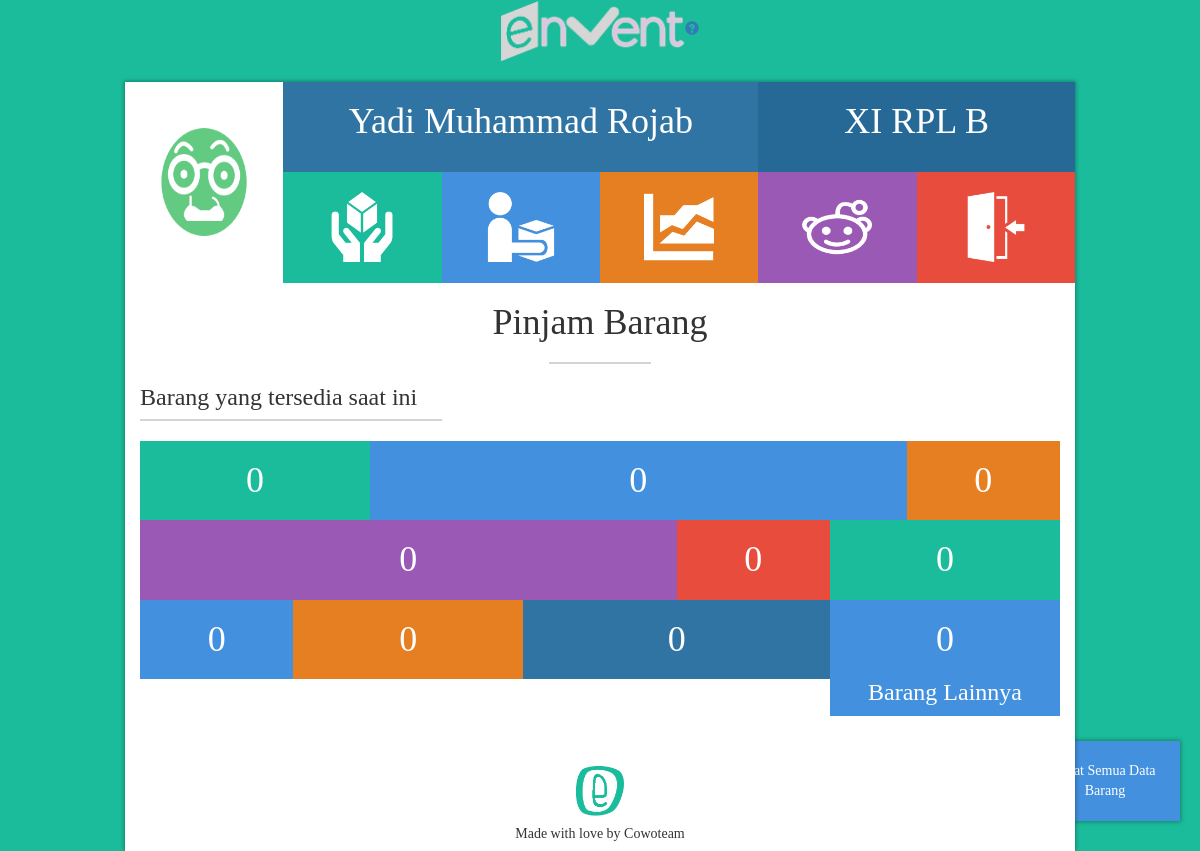
The app's page /page/welcome/pinjam.php (signed in) with its own data.
### tables this page shows
CREATE TABLE IF NOT EXISTS `user` (
  `USER_ID` int(11) NOT NULL AUTO_INCREMENT,
  `USERNAME` varchar(100) NOT NULL,
  `PASSWORD` varchar(100) NOT NULL,
  `TIPE` varchar(100) DEFAULT NULL,
  `NAMA` varchar(50) DEFAULT NULL,
  `KELAS` varchar(20) NOT NULL,
  `JENIS_KELAMIN` varchar(15) DEFAULT NULL,
  `NIS` int(11) NOT NULL,
  `ALAMAT` varchar(200) NOT NULL,
  `BANYAK_MEMINJAM` int(11) DEFAULT NULL,
  `FOTO` varchar(500) DEFAULT NULL,
  `BACKGROUND` varchar(500) DEFAULT NULL,
  PRIMARY KEY (`USER_ID`),
  UNIQUE KEY `NIS` (`NIS`)
);

### system/function.php (the view, shortened to what this page needs)
<?php
function jumlah_lain(){
	$sql_lebih = mysql_query("SELECT SUM(jumlah) AS total_item FROM barang WHERE JENIS_BARANG_ID > 9 ");
		$hasil_hitung = mysql_fetch_array($sql_lebih);
		$output = number_format($hasil_hitung['total_item']);
		echo $output;
}
function tampilnama() {
	$username = $_SESSION['USERNAME'];
	$nama=mysql_query("select * from user where USERNAME='$username'") or die(mysql_error());
	$tnama=mysql_fetch_array($nama);
	echo $tnama['NAMA'];
}
function tampilkelas() {
	$username = $_SESSION['USERNAME'];
	$kelas=mysql_query("select * from user where USERNAME='$username'") or die(mysql_error());
	$tkelas=mysql_fetch_array($kelas);
	echo $tkelas['KELAS'];
}
function tampilbackground() {
	$username = $_SESSION['USERNAME'];
	$background=mysql_query("select * from user where USERNAME='$username'") or die(mysql_error());
	$tbackground=mysql_fetch_array($background);
	echo $tbackground['BACKGROUND'];
}
function foto() {
	$username = $_SESSION['USERNAME'];
	$foto=mysql_query("select * from user where USERNAME='$username'") or die(mysql_error());
	$tfoto=mysql_fetch_array($foto);
	echo $tfoto['FOTO'];
}
function jumlah($number) {
	$sql = mysql_query("SELECT SUM(jumlah) AS total_barang FROM barang WHERE JENIS_BARANG_ID = '".$number."' ");
	$hasil = mysql_fetch_array($sql);
	$output = number_format($hasil['total_barang']);
	echo $output;
}
function nama_brg($number) {
    $sql = mysql_query("SELECT JENIS_BARANG FROM jenis_barang WHERE JENIS_BARANG_ID='".$number."' ");
    $tampil = mysql_fetch_array($sql);
    echo $tampil['JENIS_BARANG'];
}
?>

### page/welcome/pinjam.php (shortened to what this page needs)
<?php
include('../../system/function.php');
?>
<html>
<head>
	<link rel="stylesheet" href="../../css/bootstrap.min.css">
	<link rel="stylesheet" href="../../css/bootstrap-theme.min.css">
	<link rel="stylesheet" type="text/css" href="../../css/tambahan.css">
</head>
<body style='background:<?php tampilbackground(); ?>;'>
<a href="#semua" id="login_pop"><div style='box-shadow: 0 0 4px 1px rgba(0, 0, 0, 0.3);display:inline-block;width:150px;color:white;padding:20px;height:auto;position:fixed;background:#4390DF;bottom:30px;right:20px;'>
    <center>Lihat Semua Data Barang</center>
</div>
</a>
<div class="navbar">
      <center><img src='../../img/logo.png' height='60px'><a href="#help" id="login_pop"><span class='glyphicon glyphicon-question-sign'></span></a></center>
</div>
<div class='container'>
	<div class='col-md-10 col-md-offset-1' style='padding:0;background:white;box-shadow: 0 0 4px 1px rgba(0, 0, 0, 0.3);'>
		<div class='col-md-2' style='padding:0;'><img src="../profil/img/<?php foto(); ?>" height='200' width='158'></div>
		<div class='col-md-6' style='background:#2F74A3;'><h1 style='color:white;text-transform:capitalize;'><center><?php tampilnama();?></h1></center><br></div>
		<div class='col-md-4' style='background:#266997;'><h1 style="color:white;"><center><?php tampilkelas();?></center></h1><br></div>
		<a href="pinjam.php"><div class='col-md-2' style='padding:0;'>
			<div class='pinjam'>
			</div>
		</div>
		</a>
		<a href="kembali.php"><div class='col-md-2' style='padding:0;'>
				<div class='kembali'>
				</div>
		</div>
		</a>
		<a href="index.php"><div class='col-md-2' style='padding:0;'>
				<div class='traffic'>
				</div>
		</div>
		</a>
		<a href="profil.php"><div class='col-md-2' style='padding:0;'>
				<div class='profil'>
				</div>
		</div>
		</a>
		<a href="../../system/login.php?op=out"><div class='col-md-2' style='padding:0;'>
				<div class='logout'>
				</div>
		</div>
		</a>
		<div class='col-md-12'>
			<center><h1>Pinjam Barang</h1></center>
			<hr style='width:100px;border:1px solid #d4d4d4;'>
			<h3 style='color:#333;'> Barang yang tersedia saat ini</h3>
			<hr style='width:300px;border:1px solid #d4d4d4;margin-top:-2px;' class='pull-left'>
			<br>
			<a href="#<?php nama_brg(1); ?>" id="login_pop">
			<div class='col-md-3' style='background:#1BBC9B;'>
				<center>
					<h1 style='color:white;'><?php jumlah(1) ?></h1>
				</center>
			</div>
			</a>
        	<a href="#<?php nama_brg(2); ?>" id="login_pop">
			<div class='col-md-7' style='background:#4390DF;'>
				<center>
					<h1 style='color:white;'><?php jumlah(2) ?></h1>
				</center>
			</div>
			</a>
        	<a href="#<?php nama_brg(3); ?>" id="login_pop">
			<div class='col-md-2' style='background:#e67e22;'>
				<center>
					<h1 style='color:white;'><?php jumlah(3) ?></h1>
				</center>
			</div>
			</a>
			<a href="#<?php nama_brg(4); ?>" id="login_pop">
			<div class='col-md-7' style='background:#9b59b6;'>
				<center>
					<h1 style='color:white;'><?php jumlah(4) ?></h1>
				</center>
			</div>
			</a>
			<a href="#<?php nama_brg(5); ?>" id="login_pop">
			<div class='col-md-2' style='background:#e74c3c;'>
				<center>
					<h1 style='color:white;'><?php jumlah(5) ?></h1>
				</center>
			</div>
			</a>
			<a href="#<?php nama_brg(6); ?>" id="login_pop">
			<div class='col-md-3' style='background:#1BBC9B;'>
				<center>
					<h1 style='color:white;'><?php jumlah(6) ?></h1>
    				</center>
			</div>
			</a>
			<a href="#<?php nama_brg(7); ?>" id="login_pop">
			<div class='col-md-2' style='background:#4390DF;'>
				<center>
					<h1 style='color:white;'><?php jumlah(7) ?></h1>
				</center>
			</div>
			</a>
			<a href="#<?php nama_brg(8); ?>" id="login_pop">
			<div class='col-md-3' style='background:#e67e22;'>
				<center>
					<h1 style='color:white;'><?php jumlah(8) ?></h1>
				</center>
			</div>
			</a>
			<a href="#<?php nama_brg(9); ?>" id="login_pop">
			<div class='col-md-4' style='background:#2F74A3;'>
				<center>
					<h1 style='color:white;'><?php jumlah(9) ?></h1>
				</center>
			</div>
			</a>
            <a href="#lainnya" id="login_pop">
            <div class='col-md-3' style='background:#4390DF;'>
                <center>
                    <h1 style='color:white;'><?php jumlah_lain() ?></h1>
                    <h3>Barang Lainnya</h3>
                </center>
            </div>
            </a>
			<center><img src="../../img/thumb-footer.png" height='50' style='margin-top:50px;'>
			<h5 style='color:#333;'>Made with love by Cowoteam</h5>
			</center>
		</div>
</body>
</html>

### css/tambahan.css (style rules this page uses)
body, h1, h2, h3, h4, h5, h6, p { font-family: 'segoe ui light'; }
.wide h1, h2, h3, h4, h5, h6 { color: white; }
.pinjam { height: 111px; background:#1BBC9B; background-image: url('../img/pinjam.png'); background-position: center; background-size:70px; background-repeat:no-repeat; transition:1s; }
.kembali { height: 111px; background: #4390DF; background-image: url('../img/ngembaliin.png'); background-position: center; background-size:70px; background-repeat:no-repeat; transition:1s; }
.traffic { height: 111px; background: #e67e22; background-image: url('../img/arus.png'); background-position: center; background-size:70px; background-repeat:no-repeat; transition:1s; }
.profil { height: 111px; background: #9b59b6; background-image: url('../img/profil.png'); background-position: center; background-size:70px; background-repeat:no-repeat; transition:1s; }
.logout { height: 111px; background: #e74c3c ; background-image: url('../img/logout.png'); background-position: center; background-size:70px; background-repeat:no-repeat; transition:1s; }

### records on screen
user: FOTO (placeholder picture), NAMA "Yadi Muhammad Rojab", KELAS "XI RPL B"

### other values on screen
$output "0 0 0 0 0 0 0 0 0"
$output "0"
